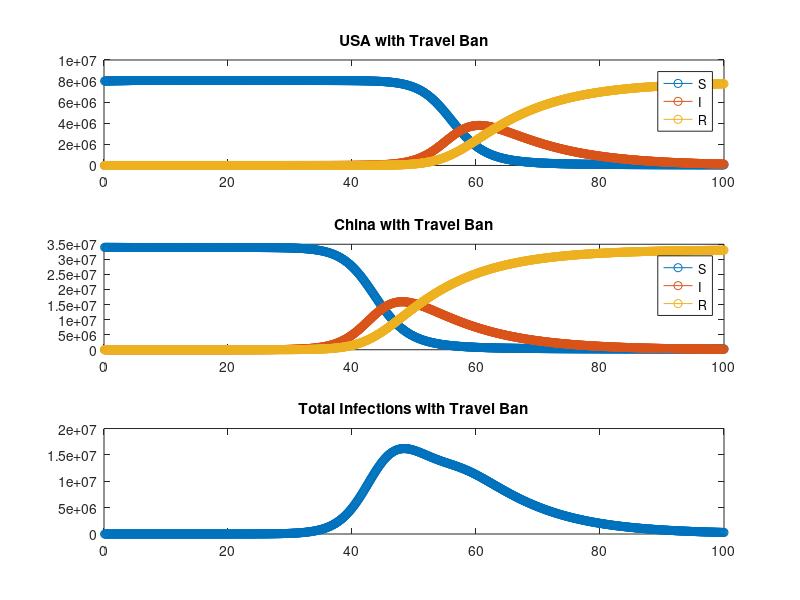

Source code (MATLAB):
city1=[]; % the United States
city2=[]; % China
totalInfections=[];
N=[8004878 33975610]; % populations of USA and China respectively

%SIR model
S=[8004878 33975609]; 
I=[0 1];
R=[0 0];

%reproduction number a/b = 2.5
a=1/2;
b=1/10;
T=100; % with units days
dt=0.1;
clockmax=ceil(T/dt);

% exchange rates - percentage of population every day
e1=0.000105845; % people traveling out of USA and going into China
e2=0.000308686; % people traveling out of China and going into USA
for i = 1:clockmax
    t=i*dt;
    
    S=S-dt*a*S.*I./N;
    I=I+dt*(a*I.*S./N-b*I);
    R=R+dt*b*I;
    
    
    SS=S(1);
    II=I(1);
    RR=R(1);
    
    % showing a travel ban after 10 days
    if t < 5
        % updating the population of city one of people leaving and people
        % coming in 
        S(1)=S(1)+(-e1*S(1)+e2*S(2))*dt;
        I(1)=I(1)+(-e1*I(1)+e2*I(2))*dt;
        R(1)=R(1)+(-e1*R(1)+e2*R(2))*dt;

        % updating the population of city two of people leaving and people
        % coming in 
        S(2)=S(2)+(-e2*S(2)+e1*SS)*dt;
        I(2)=I(2)+(-e2*I(2)+e1*II)*dt;
        R(2)=R(2)+(-e2*R(2)+e1*RR)*dt;
    end
    
    population = S(1)+S(2)+I(1)+I(2)+R(1)+R(2);
    
    city1(i,:)=[t S(1) I(1) R(1)];
    city2(i,:)=[t S(2) I(2) R(2)];
    totalInfections(i,:)=[t I(1)+I(2)];
    
end
%set the figure window title
figure('Name','Travel restrictions implemented','NumberTitle','off') 
for j = 2:4
    subplot(3,1,1)
    plot (city1(:,1),city1(:,j),'-o');
    title ('USA with Travel Ban');
    hold on
end
legend('S', 'I', 'R');

for j = 2:4
    subplot(3,1,2)
    plot (city2(:,1),city2(:,j),'-o');
    title ('China with Travel Ban');
    hold on
end
legend('S', 'I', 'R');

subplot(3,1,3);
plot (totalInfections(:,1), totalInfections(:,2), '-o');
title ('Total Infections with Travel Ban'); 
hold on
